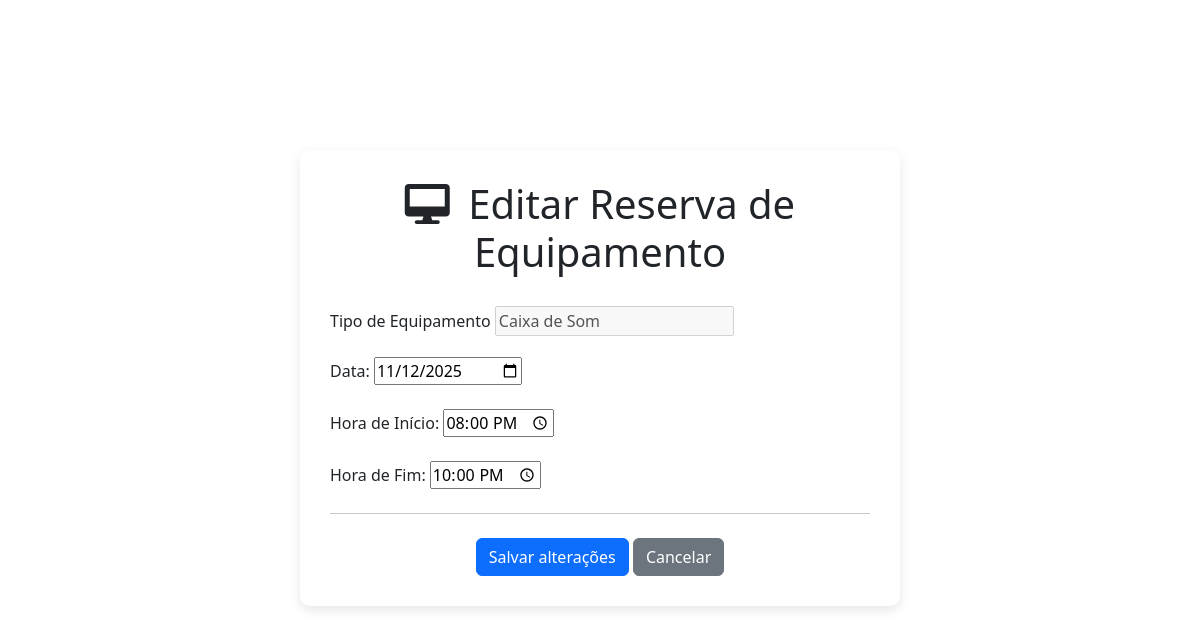
Page /reservas/equipamento/editar/7/ (signed in) on the committed database.
### app/models.py (models this page shows, shortened)
class ReservaEquipamento(models.Model):
    equipamento = models.ForeignKey(Equipamento, on_delete=models.PROTECT)
    data = models.DateField()
    hora_inicio = models.TimeField()
    hora_fim = models.TimeField()
    status = models.CharField(max_length=50, default='confirmado')

class Equipamento(models.Model):
    idEquipamento = models.AutoField(primary_key=True)
    tipo = models.CharField(max_length=50)
    statusDisponibilidade = models.CharField(max_length=50, default='disponível')
    def __str__(self):
        return self.tipo

### app/views.py (the view, shortened to what this page needs)
# urls.py: path('reservas/equipamento/editar/<int:pk>/', views.editar_reserva_equipamento, name='editar_reserva_equipamento'),
@login_required
def editar_reserva_equipamento(request, pk):
    reserva = get_object_or_404(ReservaEquipamento, pk=pk)
    return render(request, 'editar_reserva_equipamento.html', {'reserva': reserva})

### app/templates/editar_reserva_equipamento.html (shortened to what this page needs)
{% load static %}
<!DOCTYPE html>
<html lang="pt-br">
<head>
    <link href="https://cdn.jsdelivr.net/npm/bootstrap@5.3.0/dist/css/bootstrap.min.css" rel="stylesheet">
    <link rel="stylesheet" href="https://cdnjs.cloudflare.com/ajax/libs/font-awesome/6.0.0-beta3/css/all.min.css" />
</head>
<body>
    <div class="container main-container">
        <div class="card agendamento-card">
            <h1 class="welcome-header">
                <i class="fas fa-desktop me-2"></i> Editar Reserva de Equipamento
            </h1>
            <form method="POST" class="form-container">
                <div class="mb-3">
                    <label for="tipo_equipamento" class="form-label">Tipo de Equipamento</label>
                    <input type="text" value="{{ reserva.equipamento }}" disabled>
                </div>
                <div class="mb-4">
                    <label>Data:</label>
                    <input type="date" name="data" value="{{ reserva.data|date:'Y-m-d' }}" required>
                </div>
                <div class="mb-4">
                    <label>Hora de Início:</label>
                    <input type="time" name="hora_inicio" value="{{ reserva.hora_inicio }}" required>
                </div>
                <div class="mb-4">
                    <label>Hora de Fim:</label>
                    <input type="time" name="hora_fim" value="{{ reserva.hora_fim }}" required>
                </div>
                <hr class="my-4"> <div class="d-grid gap-2 d-md-flex justify-content-md-center">
                <div class="form-buttons">
                    <button type="submit" class="btn btn-primary">Salvar alterações</button>
                    <a href="{% url 'reservas' %}" class="btn btn-secondary">Cancelar</a>
                </div>
            </form>
        </div>
    </div>
</body>

### app/templates/editar_reserva_equipamento.html (style rules this page uses)
:root { --if-green: #4CAF50; --if-green-dark: #45a049; }
body { background-color: #ffffff; position: relative; }
.main-container { padding-top: 150px; padding-bottom: 150px; display: flex; justify-content: center; }
.welcome-header { margin-bottom: 30px; font-weight: 300; text-align: center; }
.agendamento-card { max-width: 600px; width: 100%; background-color: white; border: none; box-shadow: 0 4px 12px rgba(0, 0, 0, 0.1); border-radius: 10px; padding: 30px; }
.btn-secondary { --bs-btn-bg: #6c757d; --bs-btn-border-color: #6c757d; }

### rows in the picture
ReservaEquipamento: equipamento "Caixa de Som", data "11/12/2025", hora_inicio "20:00", hora_fim "22:00"
